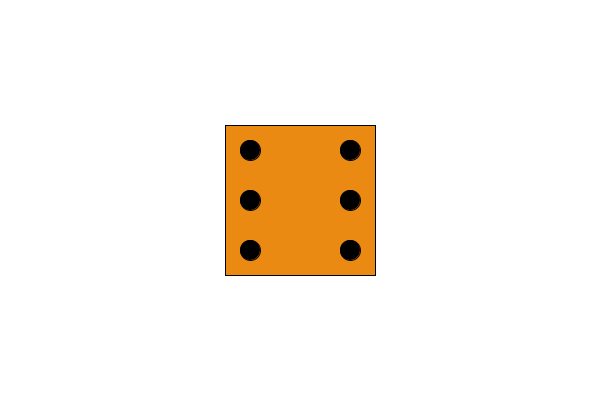
Frame 1 (no input)
Frame 60 (the mouse pressed at the canvas centre just before this capture): identical to frame 1, image omitted
Frame 120 (the mouse held since frame 60 and released just before this capture): identical to frame 1, image omitted

The Processing sketch that drew this single still picture (run headless with seeded random() and noise(); from frame 60 on, the mouse is pressed at the canvas centre):

// Processing sketch: JUEGODADO
// ── JUEGODADO.pde
private Dado dado;
void setup(){
  size(600,400);
  dado= new Dado();
}
void draw(){
  background(255);
dado.dibujarDado();
dado.dibujarValor();
}

// ── DADO.pde
class Dado{
private  float valorDado;
private  color colorDado = #EA8A13;
private  PVector Posicion;
private  int ladoDado = 150;
  
//CONTRUCTOR
Dado(){
    valorDado = 6;
    Posicion = new PVector(width/2, height/2); // Inicializamos la posición
}

public void dibujarDado(){ //LIENZO DEL DADO
    rectMode(CENTER);
    fill(colorDado);
    rect(Posicion.x, Posicion.y , ladoDado, ladoDado); 
  }

private void dibujarPunto( float x, float y) { // Método para dibujar punto y modificar su posicion
      int r=20;
      fill(0);
      circle(x,y,r);
  }

private void dibujarValor(){// Dibujar puntos dependiendo del valor del dado  
  if (valorDado % 2 != 0) { // Si el valor del dado es impar, dibujamos un punto en el centro
      dibujarPunto(Posicion.x, Posicion.y);
  }
  
  if (valorDado >= 2) { // Si el valor del dado es 2 o más, dibujamos los puntos en las esquinas
     dibujarPunto(Posicion.x - ladoDado / 3, Posicion.y - ladoDado / 3); // Esquina superior izquierda
     dibujarPunto(Posicion.x + ladoDado / 3, Posicion.y + ladoDado / 3); // Esquina inferior derecha
  }
  
  if (valorDado >= 4) { // Si el valor del dado es 4 o más, dibujamos los puntos en las otras dos esquinas
      dibujarPunto(Posicion.x - ladoDado / 3, Posicion.y + ladoDado / 3);
      dibujarPunto(Posicion.x + ladoDado / 3, Posicion.y - ladoDado / 3);
  }
  if (valorDado == 6) { // Si el valor del dado es 6, dibujamos los puntos en el medio de los lados
      dibujarPunto(Posicion.x - ladoDado /3, Posicion.y);
      dibujarPunto(Posicion.x + ladoDado / 3, Posicion.y);
  }
 }
}
